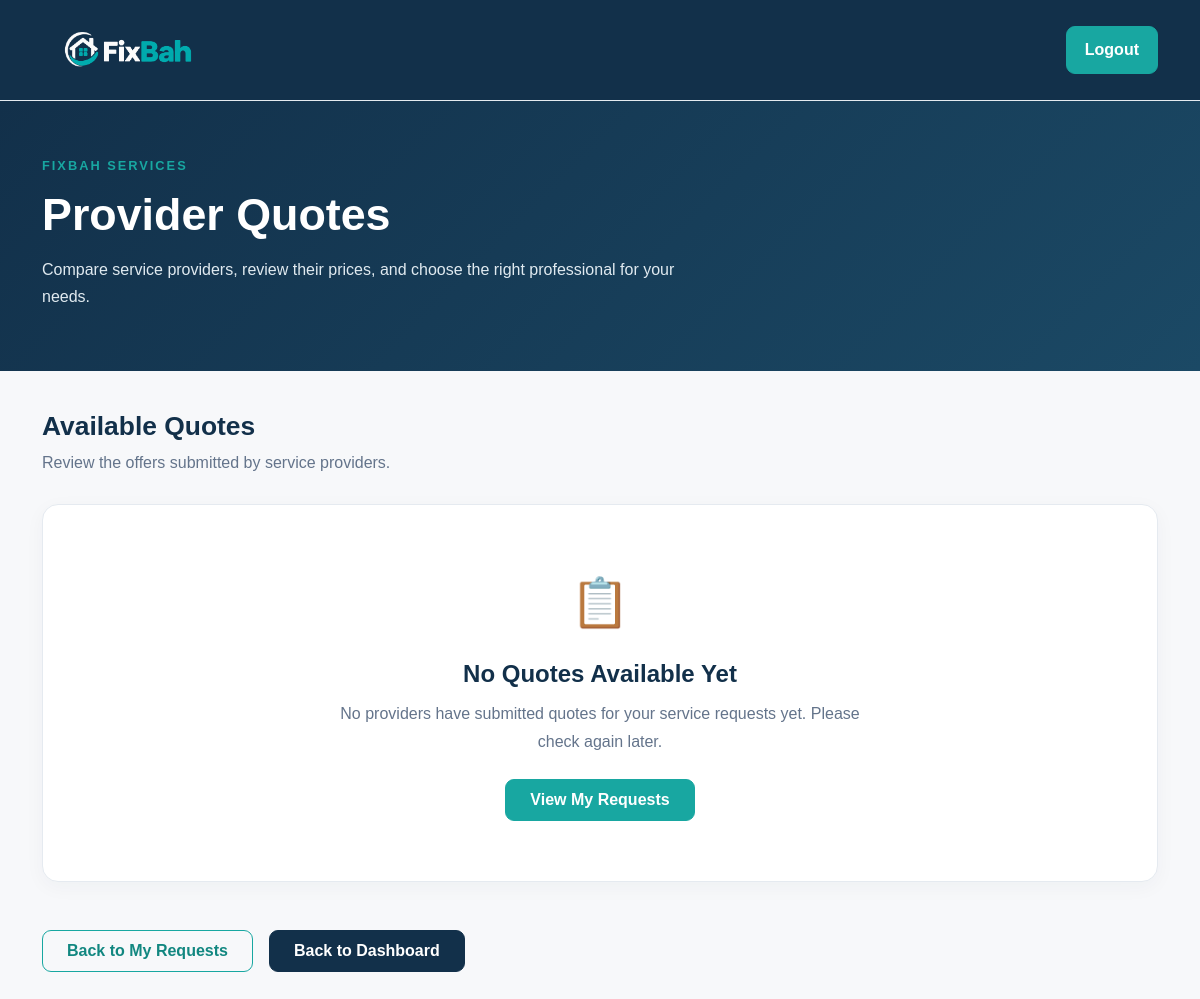
Before: /my-quotes/11 (signed in) with the older database file.
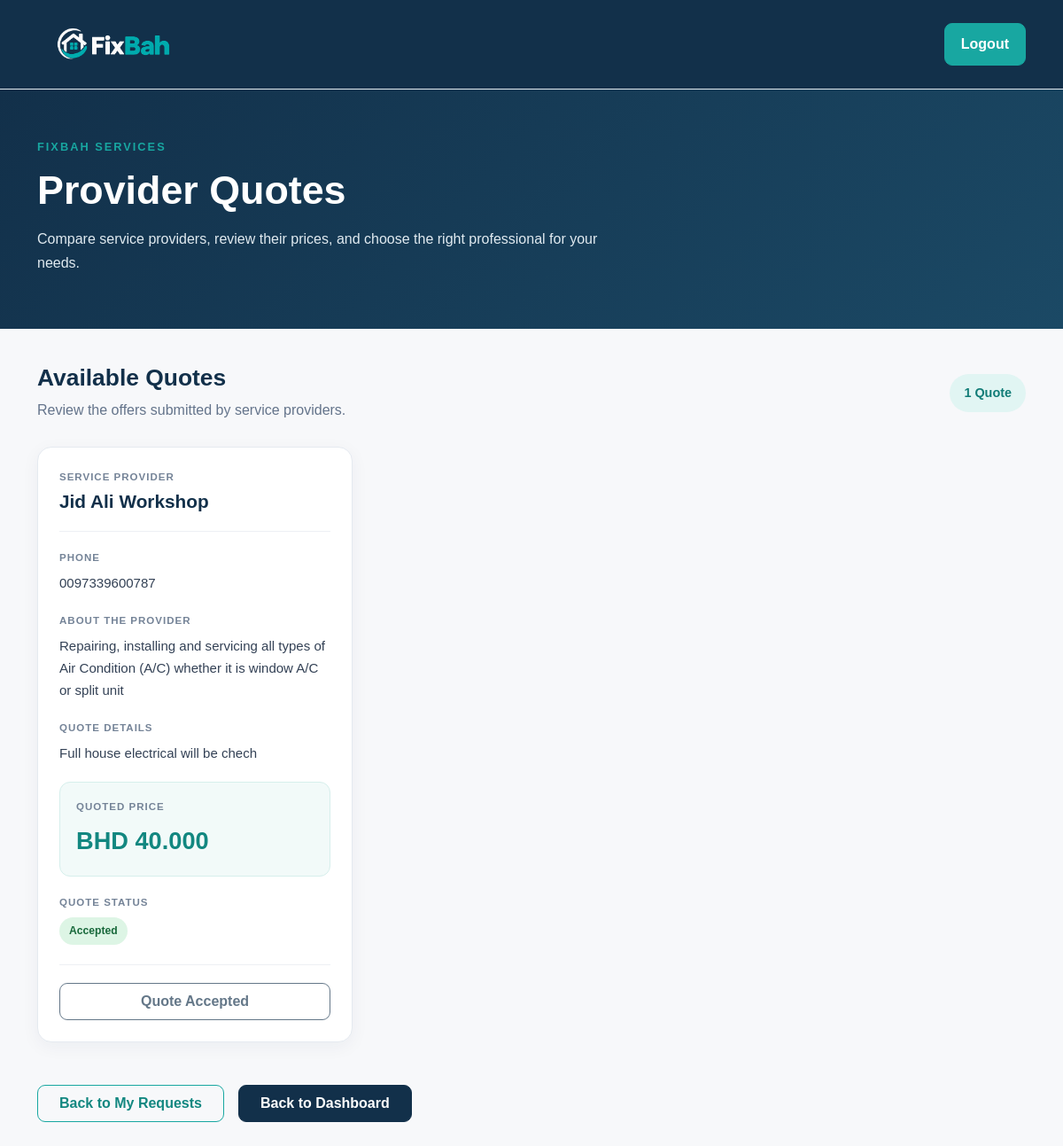
After: the same page with the newer database file.
### tables this page shows
CREATE TABLE quotes (
    id INTEGER PRIMARY KEY AUTOINCREMENT,
    request_id INTEGER NOT NULL,
    provider_id INTEGER NOT NULL,
    price REAL NOT NULL CHECK (price >= 0),
    description TEXT,
    status TEXT NOT NULL DEFAULT 'pending',
    created_at DATETIME DEFAULT CURRENT_TIMESTAMP,
    FOREIGN KEY (request_id) REFERENCES service_requests(id),
    FOREIGN KEY (provider_id) REFERENCES providers(id),
    UNIQUE (request_id, provider_id)
);

CREATE TABLE providers (
    id INTEGER PRIMARY KEY AUTOINCREMENT,
    user_id INTEGER NOT NULL UNIQUE,
    business_name TEXT NOT NULL,
    phone TEXT NOT NULL,
    description TEXT,
    verified INTEGER NOT NULL DEFAULT 0,
    FOREIGN KEY (user_id) REFERENCES users(id)
);

### app.py (the view)
@app.route("/my-quotes/<int:request_id>")
def my_quotes(request_id):
    if "user_id" not in session:
        return redirect(url_for("login"))
    if session.get("role") != "customer":
        return redirect(url_for("dashboard"))
    db = get_db_connection()
    try:
        service_request = db.execute("""
            SELECT
                sr.id,
                sr.description,
                sr.location,
                c.name AS category_name
            FROM service_requests AS sr
            JOIN categories AS c
                ON sr.category_id = c.id
            WHERE sr.id = ? AND sr.customer_id = ?
        """, (request_id, session["user_id"])).fetchone()
        if not service_request:
            return "Service request not found.", 404
        quotes = db.execute("""
            SELECT
                q.id,
                q.price,
                q.description AS quote_description,
                q.status AS quote_status,
                q.created_at,
                p.business_name,
                p.phone,
                p.description AS business_description
            FROM quotes AS q
            JOIN providers AS p
                ON q.provider_id = p.id
            WHERE q.request_id = ?
            ORDER BY q.price ASC
        """, (request_id,)).fetchall()
        return render_template(
            "my_quotes.html",
            service_request=service_request,
            quotes=quotes
        )
    finally:
        db.close()

### database.py (called while the page is built)
def get_db_connection():
    db = sqlite3.connect(DATABASE)
    db.row_factory = sqlite3.Row
    db.execute("PRAGMA foreign_keys = ON")
    return db

### templates/my_quotes.html (shortened to what the changed rows need)
<!DOCTYPE html>
<html lang="en">
<head>
    <link
        href="https://cdn.jsdelivr.net/npm/bootstrap@5.3.3/dist/css/bootstrap.min.css"
        rel="stylesheet"
    >
    <link
        rel="stylesheet"
        href="{{ url_for('static', filename='css/style.css') }}"
    >
</head>
<body class="quotes-page">
    <section class="quotes-header">
        <div class="container">
            <h1>Provider Quotes</h1>
        </div>
    </section>
    <main class="container quotes-content">
        <div class="quotes-section-heading">
            <div>
                <h2>Available Quotes</h2>
                <p>
                </p>
            </div>
            {% if quotes %}
                <span class="quotes-count">
                    {{ quotes|length }}
                    {% if quotes|length == 1 %}
                        Quote
                    {% else %}
                        Quotes
                    {% endif %}
                </span>
            {% endif %}
        </div>
        {% if quotes %}
            <div class="row g-4">
                {% for quote in quotes %}
                    <div class="col-12 col-md-6 col-lg-4">
                        <article class="quote-card">
                            <div class="quote-card-header">
                                <div>
                                    <span class="quote-label">
                                        SERVICE PROVIDER
                                    </span>
                                    <h3>
                                        {{ quote.business_name }}
                                    </h3>
                                </div>
                            </div>
                            {% if quote.phone %}
                                <div class="quote-phone">
                                    <span class="quote-label">
                                        PHONE
                                    </span>
                                    <p class="mb-0">
                                        {{ quote.phone }}
                                    </p>
                                </div>
                            {% endif %}
                            {% if quote.business_description %}
                                <div class="quote-provider-description">
                                    <span class="quote-label">
                                        ABOUT THE PROVIDER
                                    </span>
                                    <p class="mb-0">
                                        {{ quote.business_description }}
                                    </p>
                                </div>
                            {% endif %}
                            {% if quote.quote_description %}
                                <div class="quote-description">
                                    <span class="quote-label">
                                        QUOTE DETAILS
                                    </span>
                                    <p class="mb-0">
                                        {{ quote.quote_description }}
                                    </p>
                                </div>
                            {% endif %}
                            <div class="quote-price-section">
                                <span class="quote-label">
                                    QUOTED PRICE
                                </span>
                                <p class="quote-price">
                                    BHD {{ "%.3f"|format(quote.price) }}
                                </p>
                            </div>
                            <div class="mb-3">
                                <span class="quote-label">
                                    QUOTE STATUS
                                </span>
                                {% if quote.quote_status == 'accepted' %}
                                    <span class="quote-status quote-status-accepted">
                                        Accepted
                                    </span>
                                {% elif quote.quote_status == 'rejected' %}
                                    <span class="quote-status quote-status-rejected">
                                        Rejected
                                    </span>
                                {% elif quote.quote_status == 'pending' %}
                                    <span class="quote-status quote-status-pending">
                                        Pending
                                    </span>
                                {% else %}
                                    <span class="quote-status quote-status-other">
                                        {{ quote.quote_status|capitalize }}
                                    </span>
                                {% endif %}
                            </div>
                            <div class="quotes-actions">
                                {% if quote.quote_status == 'pending' %}
                                <a
                                    href="{{ url_for('book_appointment', quote_id=quote.id) }}"
                                    class="btn btn-primary-brand w-100 py-2"
                                >
                                    Book Appointment
                                </a>
                            {% elif quote.quote_status == 'accepted' %}
                                <button
                                    type="button"
                                    class="btn btn-secondary-brand w-100 py-2"
                                    disabled
                                >
                                    Quote Accepted
                                </button>
                                {% endif %}
                            </div>
                        </article>
                    </div>
                {% endfor %}
            </div>
        {% else %}
            <section class="quotes-empty">
                <div class="quotes-empty-icon">
                    &#128203;
                </div>
                <h3>No Quotes Available Yet</h3>
                <p>
                    No providers have submitted quotes for your service
                    requests yet. Please check again later.
                </p>
                <div class="mt-4">
                    <a
                        href="{{ url_for('my_requests') }}"
                        class="btn btn-primary-brand px-4 py-2"
                    >
                        View My Requests
                    </a>
                </div>
            </section>
        {% endif %}
    </main>
</body>
</html>

Changed rows visible on the page:
added quotes: business_name "Jid Ali Workshop", phone "0097339600787", business_description "Repairing, installing and servicing all types of Air Condition (A/C) whether it is window A/C or split unit", quote_description "Full house electrical will be chech", price "40.000", status "Accepted"
Other visible differences:
{{ quotes|length }}: (not shown) → "1"
text no longer shown: "📋 No Quotes Available Yet No providers have submitted quotes for your service requests yet. Please check again later. View My Requests"
text now shown: "Quote"
